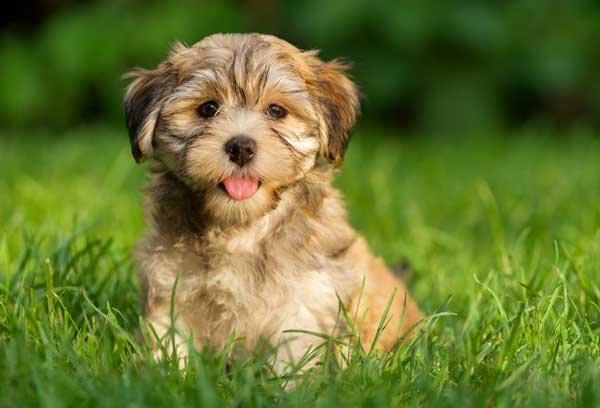
#> input picture dog.jpg, 600 x 408 px
$ python cv_workshop.py
#> lines starting #> are read from the running program, lines starting #| are printed output that depends on the picture
#%% How to open a file
import cv2

file = "dog.jpg"
image = cv2.imread(file)
#> image is the input picture: shape (408, 600, 3); mean B, G, R 48.5, 118.5, 103.6
cv2.imshow("image", image)

cv2.waitKey(0)
cv2.destroyAllWindows()
#%% How to open a file and make it gray scale
import cv2

def turn_image_grayscale(image):
    for r in range(image.shape[0]):
        for c in range(image.shape[1]):
            pixel_average = image[r,c,0]//3 +image[r,c,1]//3 + image[r,c,2]//3
            image[r,c,0] = image[r,c,1] = image[r,c,2] = pixel_average
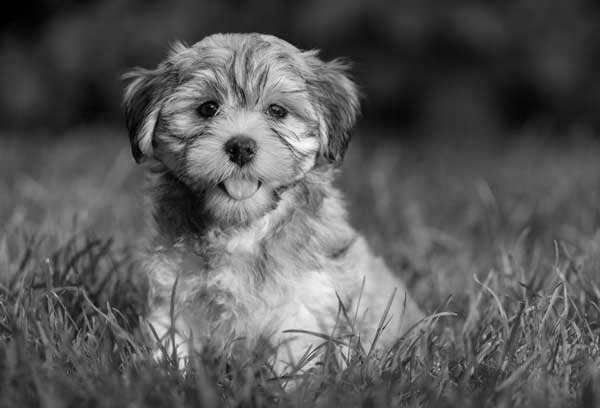
#> image: shape (408, 600, 3); min 0, max 251, mean 89.2
    return image

file = "dog.jpg"
image = cv2.imread(file)

gray_image = turn_image_grayscale(image)
cv2.imshow("image", gray_image)

cv2.waitKey(0)
cv2.destroyAllWindows()
#%% How to open a file and make it Negative Naively
import cv2

def turn_image_negative(image):
    for r in range(image.shape[0]):
        for c in range(image.shape[1]):
            image[r,c,0] = 255 - image[r,c,0]
            image[r,c,1] = 255 - image[r,c,1]
            image[r,c,2] = 255 - image[r,c,2]
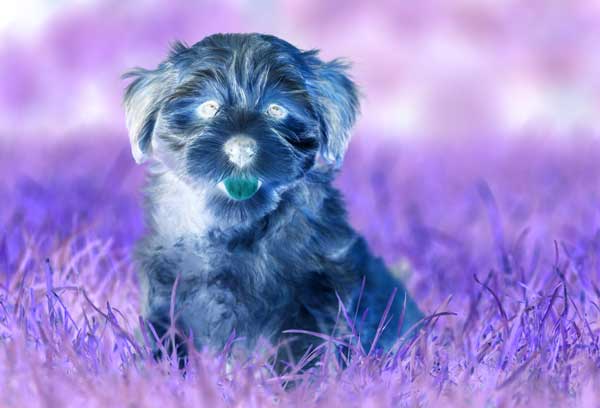
#> image: shape (408, 600, 3); mean B, G, R 206.5, 136.5, 151.4
    return image

file = "dog.jpg"
image = cv2.imread(file)

negative_image = turn_image_negative(image)
cv2.imshow("image", negative_image)

cv2.waitKey(0)
cv2.destroyAllWindows()
#%%
import numpy as np
import cv2 as cv

image = cv.imread('dog.jpg')
kernel =  np.array([[1 ,1 ,1 ],[1, 1, 1],[1,1,1]])/9
blurred_image = cv.filter2D(image,-1,kernel)

cv2.imshow("image", blurred_image)

cv2.waitKey(0)
cv2.destroyAllWindows()

$ run again, with cat.jpg copied over dog.jpg
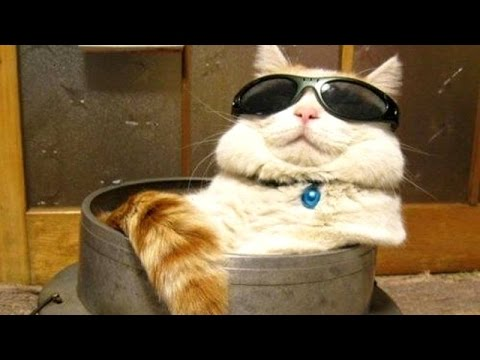
#> input picture cat.jpg, 480 x 360 px
#> image is the input picture: shape (360, 480, 3); mean B, G, R 57.6, 84.9, 103.3
#> after the loop in turn_image_grayscale, `for r in range(image.shape[0]):`:
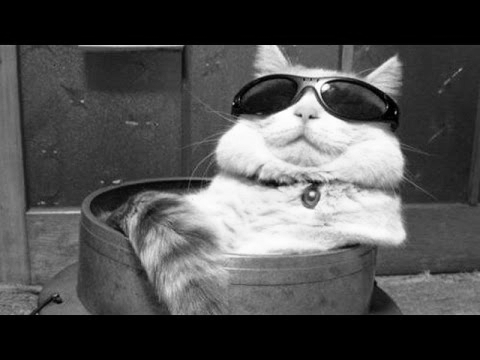
#> image: shape (360, 480, 3); min 0, max 255, mean 81.2
#> after the loop in turn_image_negative, `for r in range(image.shape[0]):`:
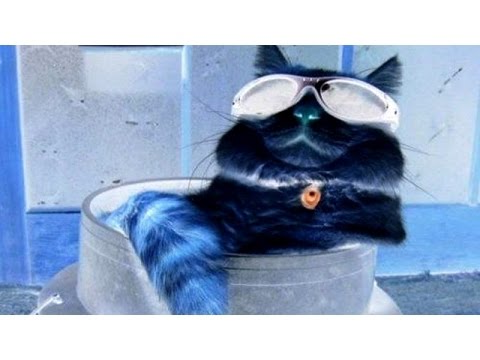
#> image: shape (360, 480, 3); mean B, G, R 197.4, 170.1, 151.7
